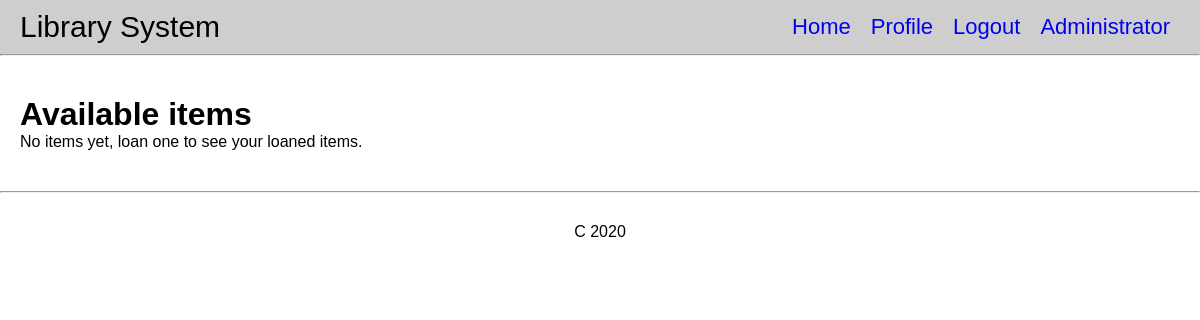
The app's page /library/ (signed in), older data.
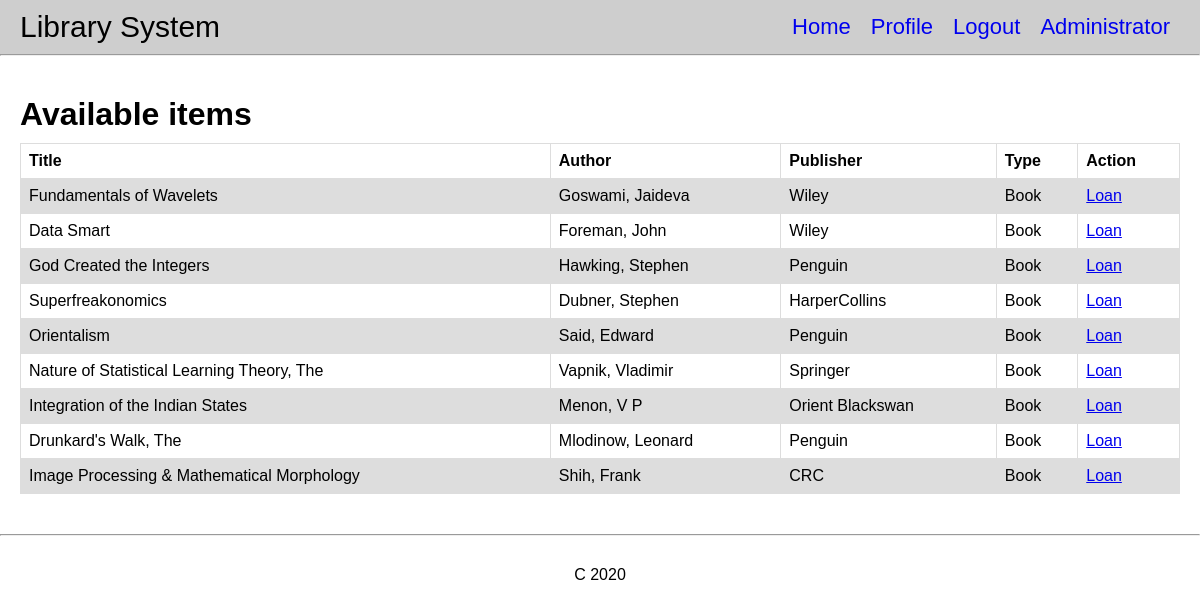
The same page, newer data.
### library_app/models.py (models this page shows, shortened)
class Item(models.Model):
    title = models.CharField(max_length=200)
    author = models.CharField(max_length=200)
    publisher = models.CharField(max_length=200)
    is_available = models.BooleanField(default=True)
    TYPE_CHOICES = [
        ('book', "Book"),
        ('magazine', "Magazine"),
    ]
    item_type = models.CharField(
        max_length=100, choices=TYPE_CHOICES, default='book')

### library_app/views.py (the view)
# urls.py: path("", views.index, name="index"),
@login_required
def index(request):
    items = Item.objects.filter(is_available=True)
    context = {"items": items}
    return render(request, "library_app/index.html", context)

### templates/library_app/index.html
{% extends "base.html" %} {% block title %}Home{% endblock title %}
{% block content %}
<h1>Available items</h1>
<div id="items-list">
  {% if items.count %}
    <table>
      <tr>
        <th>Title</th>
        <th>Author</th>
        <th>Publisher</th>
        <th>Type</th>
        <th>Action</th>
      </tr>
      {% for item in items %}
      <tr>
        <td>{{item.title}}</td>
        <td>{{item.author}}</td>
        <td>{{item.publisher}}</td>
        <td>{{item.item_type|capfirst}}</td>
        <td> <a href="{% url "user_app:loan_item" item.item_type item.id %}">Loan</a> </td>
      </tr>
      {% endfor %}
    </table>
  {% else %}
    <p>No items yet, loan one to see your loaned items.</p>
  {% endif %}
</div>
{% endblock content %}

Row changes from the older to the newer data that the page shows:
added Item: title "Fundamentals of Wavelets", author "Goswami, Jaideva", publisher "Wiley", item_type "Book"
added Item: title "Data Smart", author "Foreman, John", publisher "Wiley", item_type "Book"
added Item: title "God Created the Integers", author "Hawking, Stephen", publisher "Penguin", item_type "Book"
added Item: title "Superfreakonomics", author "Dubner, Stephen", publisher "HarperCollins", item_type "Book"
added Item: title "Orientalism", author "Said, Edward", publisher "Penguin", item_type "Book"
added Item: title "Nature of Statistical Learning Theory, The", author "Vapnik, Vladimir", publisher "Springer", item_type "Book"
added Item: title "Integration of the Indian States", author "Menon, V P", publisher "Orient Blackswan", item_type "Book"
added Item: title "Drunkard's Walk, The", author "Mlodinow, Leonard", publisher "Penguin", item_type "Book"
added Item: title "Image Processing & Mathematical Morphology", author "Shih, Frank", publisher "CRC", item_type "Book"
Text that changed along with them:
text no longer shown: "No items yet, loan one to see your loaned items."
text now shown: "Title Author Publisher Type Action"
